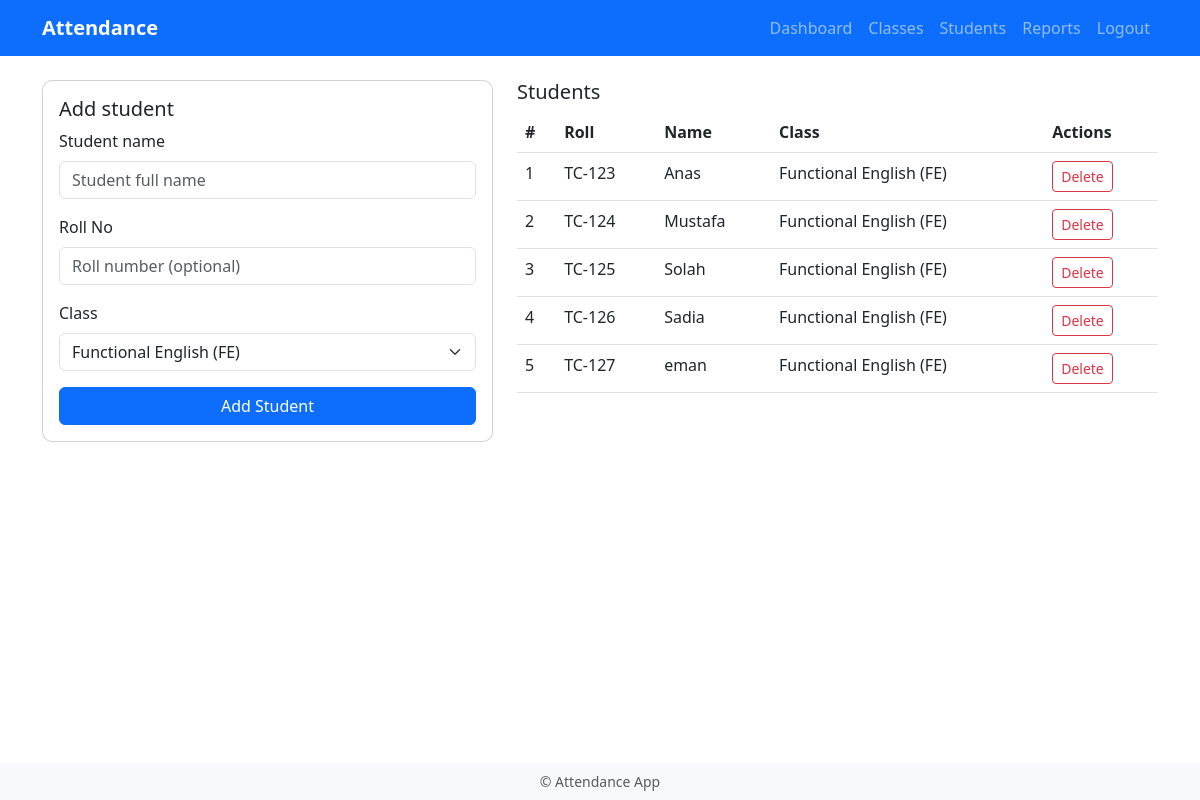
/students (signed in), run on the app's committed database.
### app/models.py (models this page shows)
class Student(db.Model):
    __tablename__ = "students"
    id = db.Column(db.Integer, primary_key=True)
    name = db.Column(db.String(120), nullable=False)
    roll_no = db.Column(db.String(50), nullable=True)
    class_id = db.Column(db.Integer, db.ForeignKey('classrooms.id'), nullable=False)
    attendances = db.relationship("Attendance", backref="student", lazy="dynamic", cascade="all, delete-orphan")

class ClassRoom(db.Model):
    __tablename__ = "classrooms"
    id = db.Column(db.Integer, primary_key=True)
    name = db.Column(db.String(120), nullable=False)
    teacher_id = db.Column(db.Integer, db.ForeignKey('teachers.id'), nullable=False)
    students = db.relationship("Student", backref="classroom", lazy="dynamic", cascade="all, delete-orphan")
    attendances = db.relationship("Attendance", backref="classroom", lazy="dynamic", cascade="all, delete-orphan")

### app/routes.py (the view)
@bp.route("/students", methods=["GET", "POST"])
@login_required
def students_view():
    form = StudentForm()
    form.class_id.choices = [(c.id, c.name) for c in ClassRoom.query.filter_by(teacher_id=current_user.id).all()]
    if form.validate_on_submit():
        s = Student(name=form.name.data, roll_no=form.roll_no.data, class_id=form.class_id.data)
        db.session.add(s)
        db.session.commit()
        flash("Student added", "success")
        return redirect(url_for("main.students_view"))
    class_filter = request.args.get("class_id", type=int)
    if class_filter:
        students = Student.query.filter_by(class_id=class_filter).all()
    else:
        students = Student.query.join(ClassRoom).filter(ClassRoom.teacher_id == current_user.id).all()
    return render_template("students.html", form=form, students=students)

### app/forms.py
class StudentForm(FlaskForm):
    name = StringField("Student name", validators=[DataRequired()])
    roll_no = StringField("Roll No")
    class_id = SelectField("Class", coerce=int, validators=[DataRequired()])
    submit = SubmitField("Add Student")

### app/models.py (called while the page is built)
@login_manager.user_loader
def load_user(user_id):
    if user_id is None:
        return None
    return Teacher.query.get(int(user_id))

### app/templates/students.html (shortened to what this page needs)
{% extends "base.html" %}
{% block content %}
<div class="row">
  <div class="col-md-5">
    <div class="card mb-3">
      <div class="card-body">
        <h5 class="card-title">Add student</h5>
        <form method="post">
          <div class="mb-3">
            {{ form.name.label(class="form-label") }}
            {{ form.name(class="form-control", placeholder="Student full name") }}
          </div>
          <div class="mb-3">
            {{ form.roll_no.label(class="form-label") }}
            {{ form.roll_no(class="form-control", placeholder="Roll number (optional)") }}
          </div>
          <div class="mb-3">
            {{ form.class_id.label(class="form-label") }}
            {{ form.class_id(class="form-select") }}
          </div>
          <div class="d-grid">
            {{ form.submit(class="btn btn-primary") }}
          </div>
        </form>
      </div>
    </div>
  </div>
  <div class="col-md-7">
    <h5>Students</h5>
    {% if students %}
      <table class="table table-hover">
        <thead><tr><th>#</th><th>Roll</th><th>Name</th><th>Class</th><th>Actions</th></tr></thead>
        <tbody>
          {% for s in students %}
            <tr>
              <td>{{ loop.index }}</td>
              <td>{{ s.roll_no or '-' }}</td>
              <td>{{ s.name }}</td>
              <td>{{ s.classroom.name }}</td>
              <td>
                <a class="btn btn-sm btn-outline-danger" href="{{ url_for('main.student_delete', student_id=s.id) }}" onclick="return confirm('Delete this student?');">Delete</a>
              </td>
            </tr>
          {% endfor %}
        </tbody>
      </table>
    {% else %}
      <div class="alert alert-info">No students yet. Add one on the left.</div>
    {% endif %}
  </div>
</div>
{% endblock %}

### app/templates/base.html (shortened to what this page needs)
<!doctype html>
<html lang="en">
<head>
  <link href="https://cdn.jsdelivr.net/npm/bootstrap@5.3.0/dist/css/bootstrap.min.css" rel="stylesheet" />
</head>
<body>
  <nav class="navbar navbar-expand-lg navbar-dark bg-primary">
    <div class="container">
      <a class="navbar-brand" href="{{ url_for('main.index') }}">Attendance</a>
      <div class="collapse navbar-collapse" id="navMain">
        <ul class="navbar-nav ms-auto">
          {% if current_user.is_authenticated %}
            <li class="nav-item"><a class="nav-link" href="{{ url_for('main.dashboard') }}">Dashboard</a></li>
            <li class="nav-item"><a class="nav-link" href="{{ url_for('main.classes_view') }}">Classes</a></li>
            <li class="nav-item"><a class="nav-link" href="{{ url_for('main.students_view') }}">Students</a></li>
            <li class="nav-item"><a class="nav-link" href="{{ url_for('main.reports') }}">Reports</a></li>
            <li class="nav-item"><a class="nav-link" href="{{ url_for('main.auth_logout') }}">Logout</a></li>
          {% else %}
            <li class="nav-item"><a class="nav-link" href="{{ url_for('main.auth_login') }}">Login</a></li>
            <li class="nav-item"><a class="nav-link" href="{{ url_for('main.auth_signup') }}">Sign up</a></li>
          {% endif %}
        </ul>
      </div>
    </div>
  </nav>
  <div class="container mt-4">
    {% block content %}{% endblock %}
  </div>
  <footer class="fixed-bottom bg-light">
    <div class="container text-center py-2 small text-muted">
      &copy; {{ (config.get('APP_YEAR') if config and config.get('APP_YEAR') else '') }} Attendance App
    </div>
  </footer>
</body>
</html>

### app/templates/base.html (style rules this page uses)
body { padding-bottom: 60px; }
.navbar-brand { font-weight: 600; }
.card { border-radius: 10px; }

### data on the page
Student: roll_no "TC-123", name "Anas", classroom.name "Functional English (FE)"
Student: roll_no "TC-124", name "Mustafa", classroom.name "Functional English (FE)"
Student: roll_no "TC-125", name "Solah", classroom.name "Functional English (FE)"
Student: roll_no "TC-126", name "Sadia", classroom.name "Functional English (FE)"
Student: roll_no "TC-127", name "eman", classroom.name "Functional English (FE)"
